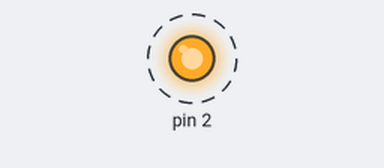
Bench run of a sketch on a simulated Arduino Uno, built with avr-gcc and run on an emulated ATmega328P. Parts: output pins drawn as LEDs (lit = HIGH). Dashed ring = blinking.

Above: at 1.2 s.
Timing chart, 0 to 5.1 s (numbered marks = the images above):
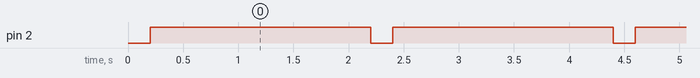

Measured:
- by itself, pin 2: alternates HIGH for 2.0 s and LOW for 0.20 s

The sketch:

P4_alarma.ino
```cpp
void setup()
{
    pinMode(2,OUTPUT);
    digitalWrite(2,HIGH);
}

void loop()
{
    digitalWrite(2,LOW);
    delay(200);
    digitalWrite(2,HIGH);
    delay(2000);
}
```
